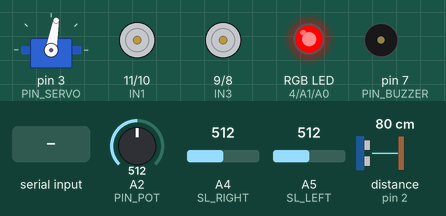
Bench run of a sketch on a simulated Arduino Uno, built with avr-gcc and run on an emulated ATmega328P. Parts: servo, motor-driver pin pairs drawn as motors (green arrow = first pin HIGH = forward, orange = second pin HIGH = backward, longer = more drive, scaled by the enable pin), an RGB LED mixed from three pins (HIGH = lit), buzzer (waves = sounding). The test bench sets the inputs (shaded band); at power-on: distance to the obstacle (sensor on pin 2) 80 cm, A2 (PIN_POT) = 512, A4 (SL_RIGHT) = 512, A5 (SL_LEFT) = 512. The echo pulse lasts 58.3 µs per cm; random numbers use the default seed unless the sketch sets one.

Above: at 3.4 s.
3.5 s: "1" received over the second serial link
At 4.22 s:
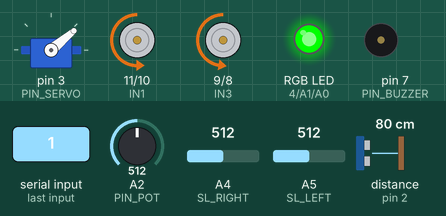
6.5 s: distance to the obstacle (sensor on pin 2) set to 2 cm
At 6.61 s:
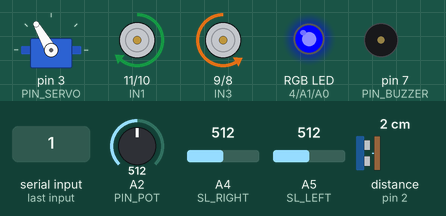
9.5 s: distance to the obstacle (sensor on pin 2) set to 11 cm
At 10.01 s:
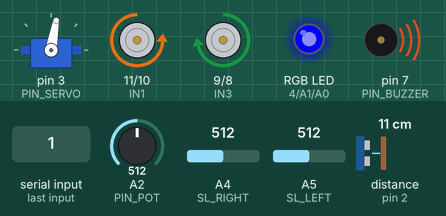
12.5 s: "2" received over the second serial link
At 13.7 s:
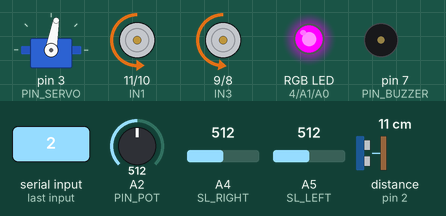
14.0 s: A2 (PIN_POT) set to 716
At 15.1 s:
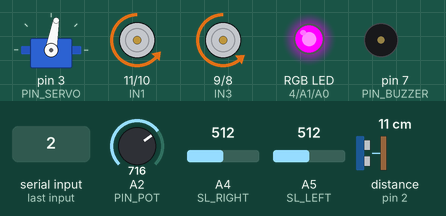
15.5 s: A2 (PIN_POT) set to 900
At 16.2 s:
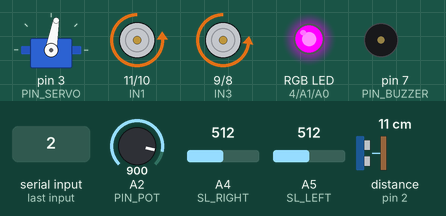
Timing chart, 0 to 18.0 s (numbered marks = the images above; inputs shaded):
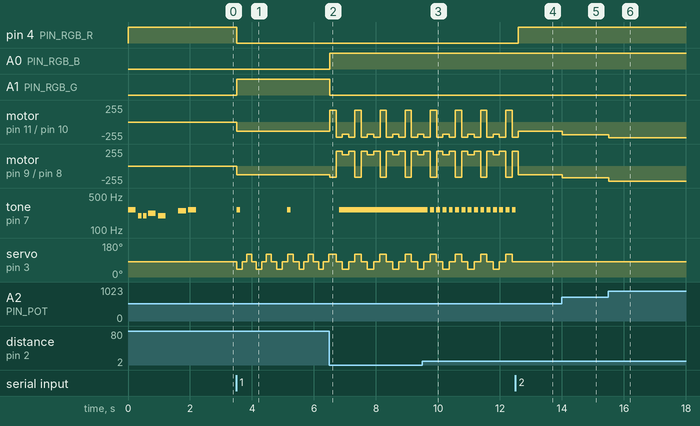

Measured:
- after the input at 3.5 s, pin 4 (PIN_RGB_R): HIGH → LOW at once; A1 (PIN_RGB_G): LOW → HIGH at once; motor on pin 11 (IN1) / pin 10 (IN2): stopped → backward 138/255 at once; motor on pin 9 (IN3) / pin 8 (IN4): stopped → backward 128/255 at once; tone on pin 7 (PIN_BUZZER): alternates 262 Hz for 0.13 s and silent for 1.5 s, starting at once
- after the input at 6.5 s, A0 (PIN_RGB_B): LOW → HIGH at once; A1 (PIN_RGB_G): HIGH → LOW at once
- after the input at 9.5 s, tone on pin 7 (PIN_BUZZER): alternates 262 Hz for 0.13 s and silent for 0.08 s, starting after 0.17 s
- after the input at 12.5 s, pin 4 (PIN_RGB_R): LOW → HIGH after 0.09 s
- after the input at 14.0 s, motor on pin 11 (IN1) / pin 10 (IN2): backward 138/255 → backward 189/255 at once; motor on pin 9 (IN3) / pin 8 (IN4): backward 128/255 → backward 179/255 at once
- after the input at 15.5 s, motor on pin 11 (IN1) / pin 10 (IN2): backward 189/255 → backward 235/255 at once; motor on pin 9 (IN3) / pin 8 (IN4): backward 179/255 → backward 225/255 at once

The sketch:

cylon.ino
```cpp
#include <Servo.h>
#include <NewPing.h>
#include "sounds.c"
#include <SoftwareSerial.h>

//Bluetooth
SoftwareSerial blue(0,1);
char rec;

//Ultrasonidos
#define TRIGGER_PIN  2   // Arduino pin tied to trigger pin on the ultrasonic sensor.
#define ECHO_PIN     2   // Arduino pin tied to echo pin on the ultrasonic sensor.
#define MAX_DISTANCE 50   // Maximum distance we want to ping for (in centimeters). Maximum sensor distance is rated at 400-500cm.
#define UMBRAL 40         // Distancia que considera cercano (en cm)
NewPing sonar(TRIGGER_PIN, ECHO_PIN, MAX_DISTANCE);

//Servo head
#define PIN_SERVO 3       // Pin de cotrol del servo
#define SERVO_CENTER 80   // Posicion del servo en centro
#define SERVO_LEFT 120    // Posicion del servo a la izquierda
#define SERVO_RIGHT 40    // Posicion del servo a la derecha
Servo servoHead;          // Objeto servo
int pos;                  // Posición del servo
unsigned int distance;    // Distancia minima actual a obstáculo
boolean goingRight;       // Indicador de hacia que lado est el servo con respecto al centro

//Buzzer
#define PIN_BUZZER 7

//RGB
#define PIN_RGB_R 4
#define PIN_RGB_G A1
#define PIN_RGB_B A0

//Acelerometro
#define PIN_X A3
//#define PIN_Y A4
//#define PIN_Z A5

//Potenciometro
#define PIN_POT A2

//Tiempos
#define LOOP_TIME 30
#define SERVO_TIME 150
#define BT_TIME 150

unsigned long loopTimer = 0, buzzerTimer=0, buzzerTime = 0,  noteDurationTimer=0, noteDurationTime=0, servoTimer=0, btTimer=0;
boolean buzzerOn;

//Siguelineas
#define SL_RIGHT A4
#define SL_LEFT A5
int desc = 10;

//Motores
#define ENA 5             // Potencia motor A
#define IN1 11            // Control 1 motor A
#define IN2 10            // Control 2 motor A
#define ENB 6             // Potencia motor B
#define IN3 9             // Control 1 motor B
#define IN4 8             // Control 2 motor A

int speed = 220;

//Modes
#define MODE_STOP 0
#define MODE_DISCOVERY 1
#define MODE_SIGUELINEAS 2
int mode = MODE_STOP;


void setup(){
  blue.begin(9600);

  //Ultrasonidos
  distance = 0;

  //RGB
  pinMode(PIN_RGB_R, OUTPUT);
  pinMode(PIN_RGB_G, OUTPUT);
  pinMode(PIN_RGB_B, OUTPUT);
  turnRGB(1,0,0);

  //Servo head
  servoHead.attach(PIN_SERVO);
  pos=SERVO_CENTER;
  goingRight=true;
  servoHead.write(pos);

  //Motores
  pinMode(ENA, OUTPUT);
  pinMode(IN1, OUTPUT);
  pinMode(IN2, OUTPUT);
  pinMode(ENB, OUTPUT);
  pinMode(IN3, OUTPUT);
  pinMode(IN4, OUTPUT);

  speed = analogRead(PIN_POT)/4;

  //Potenciometro
  pinMode(PIN_POT, INPUT);

  //Acelerometro
  pinMode(PIN_X, INPUT);
  //pinMode(PIN_Y, INPUT);
  //pinMode(PIN_Z, INPUT);

  pinMode(SL_RIGHT, INPUT);
  pinMode(SL_LEFT, INPUT);

  initialMelody(PIN_BUZZER);
}

void loop()
{
  if(blue.available()){
    rec=blue.read();
    switch(rec){
      case '0':
        modoStop();
        mode = MODE_STOP;
        break;
      case '1':
        modoStop();
        mode = MODE_DISCOVERY;
        break;
      case '2':
        mode = MODE_SIGUELINEAS;
        break;
      default:
        blue.print(rec);
        blue.println(" no es una orden valida. Introduzca 0, 1 o 2");
    }
  }
  speed = analogRead(PIN_POT)/4;
  switch(mode){
      case MODE_DISCOVERY:
        modoDiscovery();
        break;
      case MODE_SIGUELINEAS:
        modoSiguelineas();
        break;
      case MODE_STOP:
        modoStop();
        break;
  }
}

void modoStop(){
  motorStop();
  turnRGB(1,0,0);
  pos=SERVO_CENTER;
  servoHead.write(pos);
}

void modoDiscovery()
{
  loopTimer = millis();

  if ((millis()-btTimer) > BT_TIME){
     btTimer=millis();
     //sendBluetooth();
  }

  if ((millis()-servoTimer) > SERVO_TIME){
    servoTimer=millis();
    moverServo();
  }

  scan();

  if ((millis()-noteDurationTimer) > noteDurationTime && buzzerOn){
    noTone(PIN_BUZZER);
    buzzerOn=false;
  }
  if ((millis()-buzzerTimer) > buzzerTime){
    buzzerTimer=millis();
    nearSound(PIN_BUZZER,distance);
  }
  if (distance < UMBRAL){
     turnRGB(0,0,1);
     if (pos == SERVO_RIGHT){
       motorLeft(170);
     }
     else if (pos == SERVO_LEFT){
       motorRight(170);
     }
     else{
       if (random(1)){
         motorRight(220);
       }
       else{
         motorLeft(220);
       }
     }
     delay(100);
  }
  else {
    turnRGB(0,1,0);
    motorForward(speed);
  }

  while ((millis()-loopTimer) < LOOP_TIME){delay(1);} //Solo ejecuta bucle principal una vez cada LOOP_TIME
}

void modoSiguelineas(){
  int right = analogRead(SL_RIGHT);
  int left = analogRead(SL_LEFT);
  if (right<190){
     motorRight(speed);
     turnRGB(0,1,1);
  }
  else if (left<80){
    motorLeft(speed);
    turnRGB(0,1,1);
  }
  else{
   motorForward(speed);
   turnRGB(1,0,1);
  }
}

void scan(){
  unsigned int uS = sonar.ping();
  distance = sonar.convert_cm(uS);
  if (distance==0){distance=MAX_DISTANCE;}
}

void motorForward(int speed){
   analogWrite(ENA, speed+desc);
   digitalWrite(IN1, LOW);
   digitalWrite(IN2, HIGH);
   analogWrite(ENB, speed);
   digitalWrite(IN3, LOW);
   digitalWrite(IN4, HIGH);
}

void motorLeft(int speed){
   analogWrite(ENA, speed+desc);
   digitalWrite(IN1, LOW);
   digitalWrite(IN2, HIGH);
   analogWrite(ENB, speed);
   digitalWrite(IN3, HIGH);
   digitalWrite(IN4, LOW);
}

void motorRight(int speed){
   analogWrite(ENA, speed+desc);
   digitalWrite(IN1, HIGH);
   digitalWrite(IN2, LOW);
   analogWrite(ENB, speed);
   digitalWrite(IN3, LOW);
   digitalWrite(IN4, HIGH);
}

void motorStop(){
   analogWrite(ENA, 0);
   digitalWrite(IN1, LOW);
   digitalWrite(IN2, LOW);
   analogWrite(ENB, 0);
   digitalWrite(IN3, LOW);
   digitalWrite(IN4, LOW);
}

void nearSound(int pin, int distance){
    tone(pin, NOTE_C4,1000/8);
    noteDurationTime=1000/8;
    buzzerTime = distance>40?1600:distance*distance;
    noteDurationTimer=millis();
    buzzerOn=true;
}

void turnRGB(int R, int G, int B){
  digitalWrite(PIN_RGB_R, R);
  digitalWrite(PIN_RGB_G, G);
  digitalWrite(PIN_RGB_B, B);
}

void moverServo(){
  if (pos==SERVO_LEFT){
    goingRight=true;
    pos=SERVO_CENTER;
  }
  else if(pos==SERVO_RIGHT){
    goingRight=false;
    pos=SERVO_CENTER;
  }
  else if (goingRight){
    pos=SERVO_RIGHT;
  }
  else{
    pos=SERVO_LEFT;
  }
  servoHead.write(pos);
}

void sendBluetooth(){
  blue.print("Speed=");
  blue.print(speed);
  blue.print(" X=");
  blue.print(analogRead(PIN_X));
//  blue.print(" Y=");
//  blue.print(analogRead(PIN_Y));
//  blue.print(" Z=");
//  blue.println(analogRead(PIN_Z));
}
```

sounds.c
```cpp
/*************************************************
 * Public Constants
 *************************************************/

#define NOTE_B0  31
#define NOTE_C1  33
#define NOTE_CS1 35
#define NOTE_D1  37
#define NOTE_DS1 39
#define NOTE_E1  41
#define NOTE_F1  44
#define NOTE_FS1 46
#define NOTE_G1  49
#define NOTE_GS1 52
#define NOTE_A1  55
#define NOTE_AS1 58
#define NOTE_B1  62
#define NOTE_C2  65
#define NOTE_CS2 69
#define NOTE_D2  73
#define NOTE_DS2 78
#define NOTE_E2  82
#define NOTE_F2  87
#define NOTE_FS2 93
#define NOTE_G2  98
#define NOTE_GS2 104
#define NOTE_A2  110
#define NOTE_AS2 117
#define NOTE_B2  123
#define NOTE_C3  131
#define NOTE_CS3 139
#define NOTE_D3  147
#define NOTE_DS3 156
#define NOTE_E3  165
#define NOTE_F3  175
#define NOTE_FS3 185
#define NOTE_G3  196
#define NOTE_GS3 208
#define NOTE_A3  220
#define NOTE_AS3 233
#define NOTE_B3  247
#define NOTE_C4  262
#define NOTE_CS4 277
#define NOTE_D4  294
#define NOTE_DS4 311
#define NOTE_E4  330
#define NOTE_F4  349
#define NOTE_FS4 370
#define NOTE_G4  392
#define NOTE_GS4 415
#define NOTE_A4  440
#define NOTE_AS4 466
#define NOTE_B4  494
#define NOTE_C5  523
#define NOTE_CS5 554
#define NOTE_D5  587
#define NOTE_DS5 622
#define NOTE_E5  659
#define NOTE_F5  698
#define NOTE_FS5 740
#define NOTE_G5  784
#define NOTE_GS5 831
#define NOTE_A5  880
#define NOTE_AS5 932
#define NOTE_B5  988
#define NOTE_C6  1047
#define NOTE_CS6 1109
#define NOTE_D6  1175
#define NOTE_DS6 1245
#define NOTE_E6  1319
#define NOTE_F6  1397
#define NOTE_FS6 1480
#define NOTE_G6  1568
#define NOTE_GS6 1661
#define NOTE_A6  1760
#define NOTE_AS6 1865
#define NOTE_B6  1976
#define NOTE_C7  2093
#define NOTE_CS7 2217
#define NOTE_D7  2349
#define NOTE_DS7 2489
#define NOTE_E7  2637
#define NOTE_F7  2794
#define NOTE_FS7 2960
#define NOTE_G7  3136
#define NOTE_GS7 3322
#define NOTE_A7  3520
#define NOTE_AS7 3729
#define NOTE_B7  3951
#define NOTE_C8  4186
#define NOTE_CS8 4435
#define NOTE_D8  4699
#define NOTE_DS8 4978


void initialMelody(int pin){

  // notes in the melody:
  int melody[] = {
    NOTE_C4, NOTE_G3,NOTE_G3, NOTE_A3, NOTE_G3,0, NOTE_B3, NOTE_C4};

  // note durations: 4 = quarter note, 8 = eighth note, etc.:
  int noteDurations[] = {
    4, 8, 8, 4,4,4,4,4 };

   // iterate over the notes of the melody:
  int thisNote;
  for (thisNote = 0; thisNote < 8; thisNote++) {

    // to calculate the note duration, take one second
    // divided by the note type.
    //e.g. quarter note = 1000 / 4, eighth note = 1000/8, etc.
    int noteDuration = 1000/noteDurations[thisNote];
    tone(pin, melody[thisNote],noteDuration);

    // to distinguish the notes, set a minimum time between them.
    // the note's duration + 30% seems to work well:
    int pauseBetweenNotes = noteDuration * 1.30;
    delay(pauseBetweenNotes);
    // stop the tone playing:
    noTone(pin);
  }
}
```
